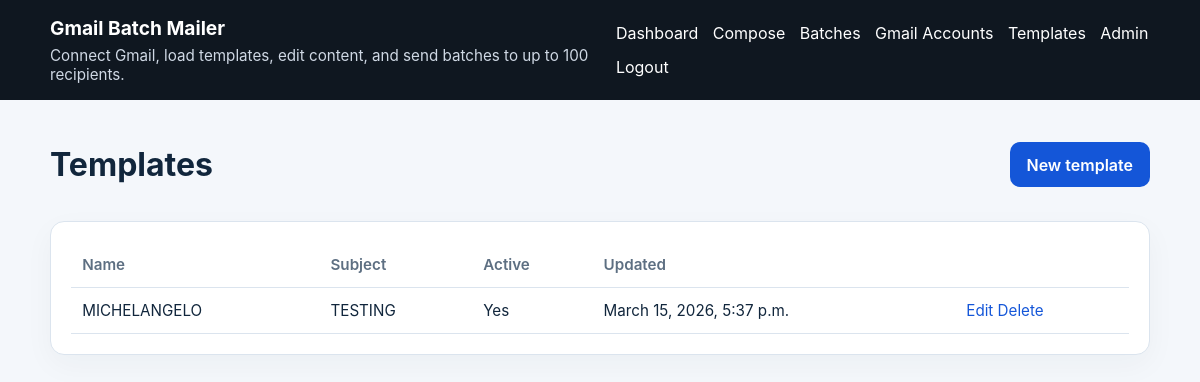
Screenshot of /templates/ (signed in) with the database file from the repository.
### mailer/models.py (models this page shows, shortened)
class EmailTemplate(models.Model):
    name = models.CharField(max_length=150, unique=True)
    subject = models.CharField(max_length=255)
    body = models.TextField()
    is_active = models.BooleanField(default=True)
    is_shared = models.BooleanField(default=False)
    created_by = models.ForeignKey(
        User,
        null=True,
        blank=True,
        on_delete=models.SET_NULL,
        related_name="created_templates",
    )
    updated_by = models.ForeignKey(
        User,
        null=True,
        blank=True,
        on_delete=models.SET_NULL,
        related_name="updated_templates",
    )
    created_at = models.DateTimeField(auto_now_add=True)
    updated_at = models.DateTimeField(auto_now=True)
    class Meta:
        ordering = ["name"]

### mailer/views.py (the view)
# urls.py: path("templates/", views.template_list, name="template_list"),
@login_required
@user_passes_test(is_admin)
def template_list(request: HttpRequest) -> HttpResponse:
    templates = EmailTemplate.objects.filter(
        Q(created_by=request.user) | Q(is_shared=True)
    ).order_by("name")
    return render(request, "mailer/templates_list.html", {"templates": templates})

### mailer/context_processors.py (called while the page is built)
def app_settings(_request):
    return {"app_name": settings.APP_NAME}

### mailer/views.py (called while the page is built)
def is_admin(user) -> bool:
    return user.is_authenticated and user.is_staff

### templates/mailer/templates_list.html (shortened to what this page needs)
{% extends 'base.html' %}
{% block content %}
<div class="page-header">
    <h1>Templates</h1>
    <a class="button" href="{% url 'template_create' %}">New template</a>
</div>
<div class="card">
    {% if templates %}
    <table>
        <thead>
            <tr>
                <th>Name</th>
                <th>Subject</th>
                <th>Active</th>
                <th>Updated</th>
                <th></th>
            </tr>
        </thead>
        <tbody>
            {% for template in templates %}
            <tr>
                <td>{{ template.name }}</td>
                <td>{{ template.subject }}</td>
                <td>{{ template.is_active|yesno:'Yes,No' }}</td>
                <td>{{ template.updated_at }}</td>
                <td class="actions">
                    <a href="{% url 'template_update' template.pk %}">Edit</a>
                    <a href="{% url 'template_delete' template.pk %}">Delete</a>
                </td>
            </tr>
            {% endfor %}
        </tbody>
    </table>
    {% else %}
    <p>No templates yet.</p>
    {% endif %}
</div>
{% endblock %}

### templates/base.html (shortened to what this page needs)
<!DOCTYPE html>
<html lang="en">
<head>
    <link rel="stylesheet" href="/static/mailer/styles.css">
</head>
<body>
    <header class="site-header">
        <div class="container header-flex">
            <div>
                <a class="brand" href="{% url 'dashboard' %}">{{ app_name|default:'Gmail Batch Mailer' }}</a>
                <p class="tagline">Connect Gmail, load templates, edit content, and send batches to up to 100 recipients.</p>
            </div>
            {% if request.user.is_authenticated %}
            <nav class="nav-links">
                <a href="{% url 'dashboard' %}">Dashboard</a>
                <a href="{% url 'compose_batch' %}">Compose</a>
                <a href="{% url 'batch_list' %}">Batches</a>
                <a href="{% url 'connection_list' %}">Gmail Accounts</a>
                {% if request.user.is_staff %}
                <a href="{% url 'template_list' %}">Templates</a>
                <a href="/admin/">Admin</a>
                {% endif %}
                <form method="post" action="{% url 'logout' %}">
                    <button class="link-button" type="submit">Logout</button>
                </form>
            </nav>
            {% endif %}
        </div>
    </header>
    <main class="container main-content">
        {% block content %}{% endblock %}
    </main>
</body>
</html>

### static/mailer/styles.css (style rules this page uses)
:root { --bg: #f4f7fb; --card: #ffffff; --text: #11263c; --muted: #5d6f82; --primary: #1456d8; --primary-hover: #0f46b4; --border: #dbe4ee; --success: #e9f9ef; --warning: #fff9e8; --error: #fdecec; }
* { box-sizing: border-box; }
body { margin: 0; font-family: Inter, Arial, sans-serif; background: var(--bg); color: var(--text); }
a { color: var(--primary); text-decoration: none; }
.container { width: min(1100px, calc(100% - 2rem)); margin: 0 auto; }
.site-header { background: #0f1720; color: #fff; padding: 1rem 0; }
.brand { color: #fff; font-weight: 700; font-size: 1.2rem; }
.tagline { margin: 0.35rem 0 0; color: #cfd8e4; font-size: 0.95rem; }
.header-flex { display: flex; align-items: center; justify-content: space-between; gap: 1rem; }
.nav-links { display: flex; align-items: center; gap: 0.9rem; flex-wrap: wrap; }
.nav-links a, .link-button { color: #fff; background: transparent; border: none; font: inherit; cursor: pointer; padding: 0; }
.main-content { padding: 1.5rem 0 3rem; }
.card { background: var(--card); border: 1px solid var(--border); border-radius: 14px; padding: 1.25rem; box-shadow: 0 10px 30px rgba(20, 40, 60, 0.04); }
.page-header { display: flex; justify-content: space-between; align-items: center; gap: 1rem; margin-bottom: 1rem; }
.button, button.button, .button.secondary, .button.danger { display: inline-flex; align-items: center; justify-content: center; border-radius: 10px; border: 1px solid transparent; padding: 0.7rem 1rem; font-weight: 600; cursor: pointer; text-decoration: none; }
.button, button.button { background: var(--primary); color: #fff; }
table { width: 100%; border-collapse: collapse; font-size: 0.95rem; }
th, td { text-align: left; padding: 0.8rem 0.7rem; border-bottom: 1px solid var(--border); vertical-align: top; }
th { color: var(--muted); font-weight: 600; }
.actions { white-space: nowrap; }

### rows the page displays
EmailTemplate: name "MICHELANGELO", subject "TESTING", is_active "Yes", updated_at "March 15, 2026, 5:37 p.m."

### other values shown
{{ app_name|default:'Gmail Batch Mailer' }} "Gmail Batch Mailer"
